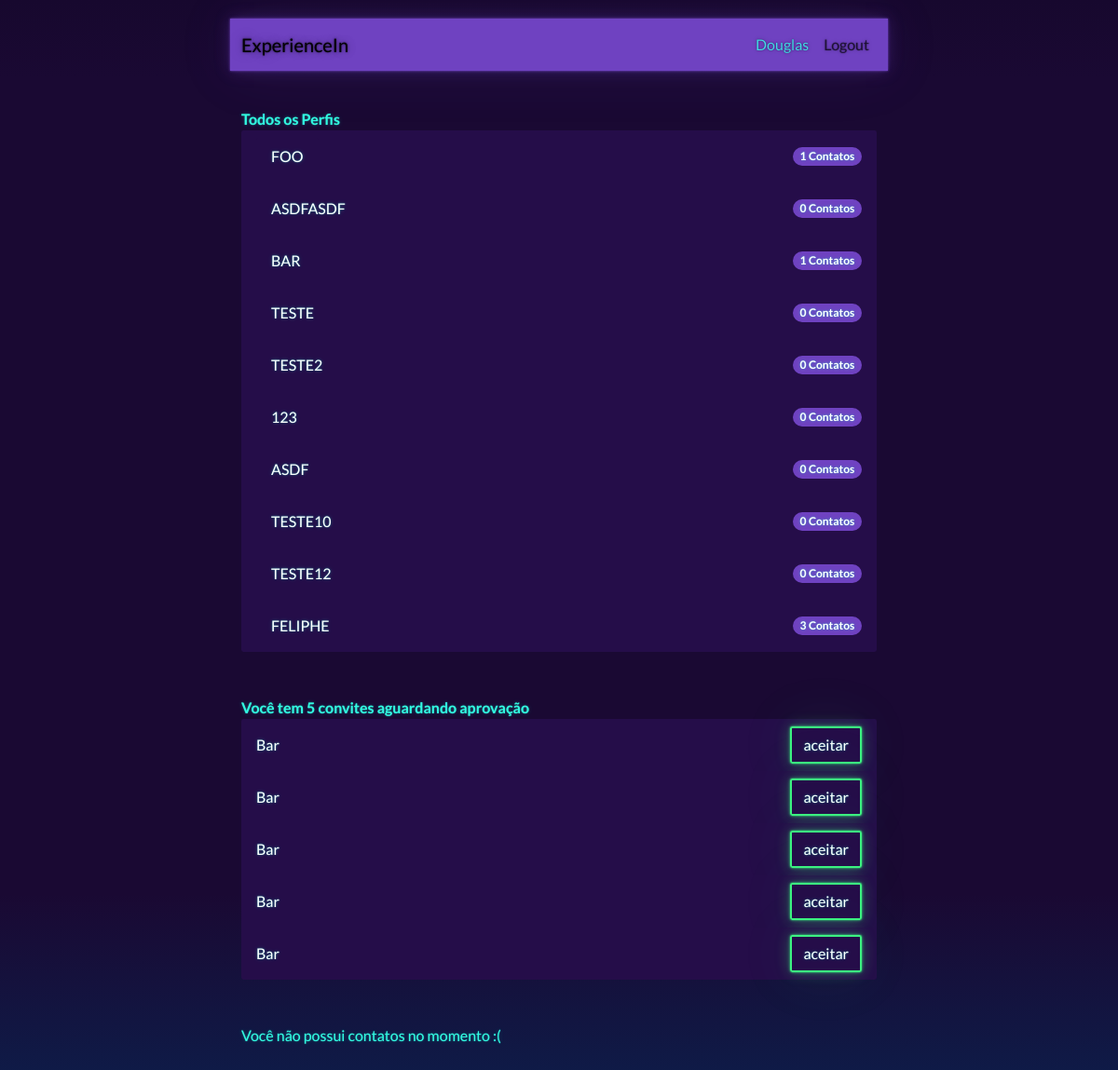
Before: / (signed in) with the older database file.
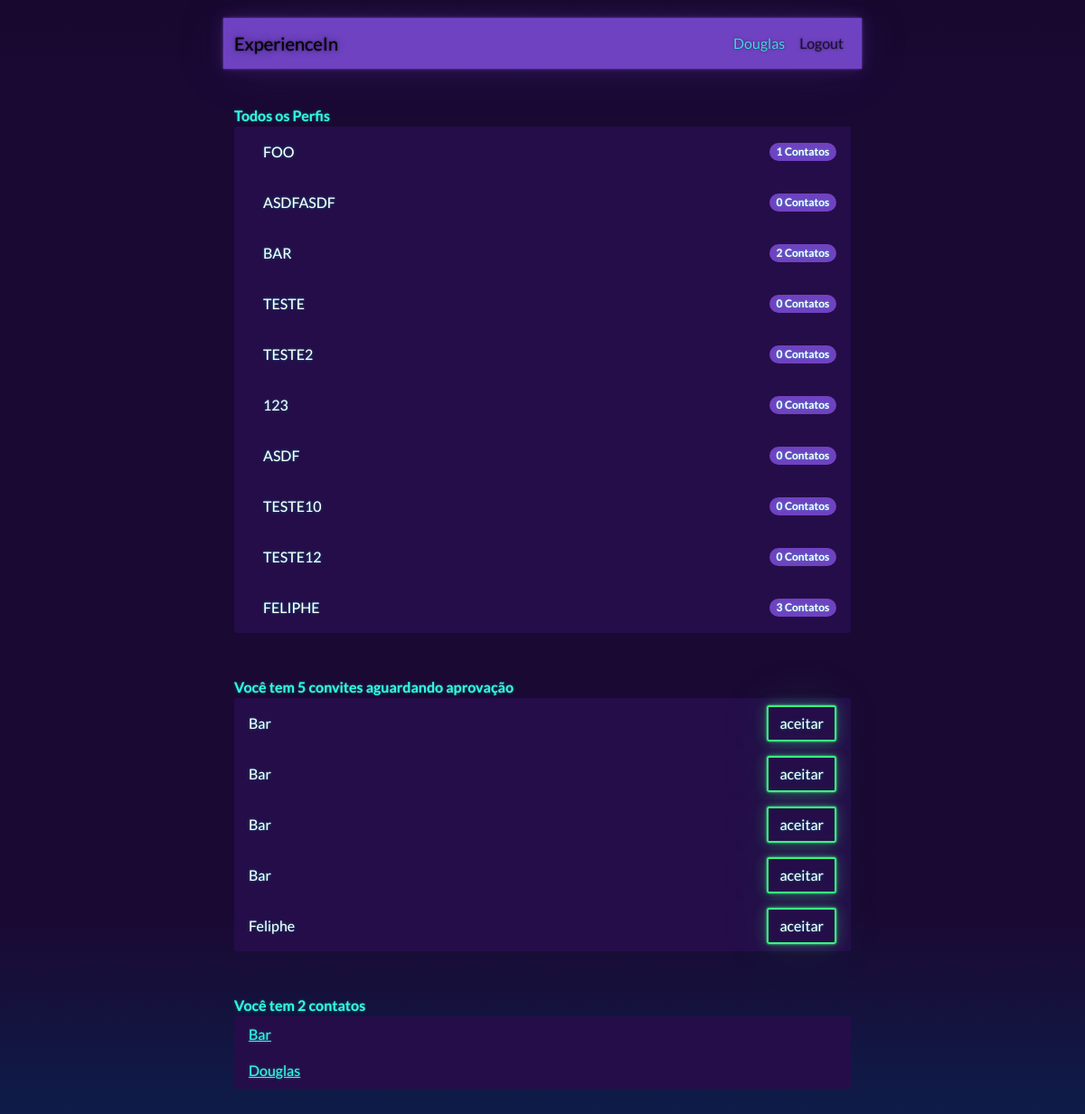
After: the same page with the newer database file.
### perfis/models.py (models this page shows, shortened)
class Perfil(models.Model):
    nome = models.CharField(max_length=255, null=False)
    email = models.CharField(max_length=255, null=False)
    telefone = models.CharField(max_length=15, null=False)
    nome_empresa = models.CharField(max_length=255, null=False)
    contatos = models.ManyToManyField('self')
    usuario = models.OneToOneField(User,on_delete=models.CASCADE, related_name='perfil')
    @property
    def email(self):
        return self.usuario.email

class Convite(models.Model):
    solicitante = models.ForeignKey(Perfil, on_delete=models.CASCADE, related_name='convites_feitos')
    convidado = models.ForeignKey(Perfil,on_delete=models.CASCADE, related_name='convites_recebidos')

### perfis/views.py (the view)
# urls.py: path('', views.index, name='index'),
@login_required
def index(request):
    print(request.user.username) #novo
    print(request.user.email) #novo
    print(request.user.has_perm('perfis.redirect')) #novo
    return render(
        request,'index.html',
        {
        'perfis': Perfil.objects.exclude(nome=request.user.perfil.nome),
        'perfil_logado' : get_perfil_logado(request)
        })

### perfis/views.py (called while the page is built)
@login_required
def get_perfil_logado(request):
    return request.user.perfil

### perfis/templates/index.html
{% extends "base.html" %}
{% block body %}
<div class="col-lg-12">
    <strong>Todos os Perfis</strong>
    {% with total_de_contatos=perfil.contatos.count %}
    {% if perfis %}
    <ul class="list-group">
        {% for perfil in perfis %}
        <li class="list-group-item d-flex justify-content-between align-items-center">
            <a class="list-group-item " href="{% url 'exibir' perfil.id %}">
                {{perfil.nome.upper}} </a>
            <span class="badge bg-primary rounded-pill">
                {{ perfil.contatos.count }}
                Contatos
            </span>
        </li>
        {% endfor %}
    </ul>
    {% else %}
    <p>Nenhum Perfil encontrado</p>
    {% endif %}
    {% endwith %}
</div>
<div class="panel panel-info my-5">
    {% with total_de_convites=perfil_logado.convites_recebidos.count %}
    {% if perfil_logado.convites_recebidos.count %}
    <div class="panel-heading">
        <strong>
            Você tem {{ total_de_convites }} convite{{total_de_convites|pluralize}} aguardando
            aprovação
        </strong>
    </div>
    <ul class="list-group">
        {% for convite in perfil_logado.convites_recebidos.all %}
        <li class="list-group-item d-flex justify-content-between align-items-center">
            {{ convite.solicitante.nome }}
            <a class='btn btn-outline-success' href="{% url 'aceitar' convite.id %}" class="pull-right">aceitar</a>
        </li>
        {% endfor %}
    </ul>
    {% else %}
    <p class="text-secondary my-5 border border-primary">Nenhum solicitação encontrada :( </p>
    {% endif %}
    {% endwith %}
</div>
<div class="panel panel-info">
    {% with total_de_contatos=perfil_logado.contatos.count %}
    {% if total_de_contatos %}
    <strong>Você tem {{total_de_contatos}} contato{{ total_de_contatos|pluralize }}</strong>
    <ul class="list-group">
        {% for contato in perfil_logado.contatos.all %}
        <li class="list-group-item">
            <a href="{% url 'exibir' contato.id %}">{{ contato.nome }}</a>
        </li>
        {% endfor %}
    </ul>
    {% else %}
    <p>Você não possui contatos no momento :(</p>
    {% endif %}
    {% endwith %}
</div>
{% endblock %}

### perfis/templates/navbar.html (shortened to what this page needs)
<nav class="navbar navbar-expand-lg navbar-light bg-primary">
    <div class="container-fluid">
        <a class="navbar-brand" href="/">ExperienceIn</a>
        <div class="collapse navbar-collapse" id="navbarColor03">
            <ul class="navbar-nav ms-auto">
                <li class="nav-item">
                    <a class="nav-link text-light" href="{% url 'index' %}">
                        {{perfil_logado.nome}}
                    </a>
                </li>
                <li class="nav-item">
                    <a class="nav-link" href="/logout/">Logout</a>
                </li>
            </ul>
        </div>
    </div>
</nav>

Changed rows visible on the page:
removed Convite: solicitante.nome "Bar"
now on one of the page's lists (row unchanged): Perfil: nome "Douglas"
now on one of the page's lists (row unchanged): Perfil: nome "Bar"
computed for Perfil "BAR": contatos.count "1" → "2"
added Convite: solicitante.nome "Feliphe"
Other visible differences:
{{ total_de_contatos }}: (not shown) → "2"
text no longer shown: "Você não possui contatos no momento :("
text now shown: "Você tem contato"
